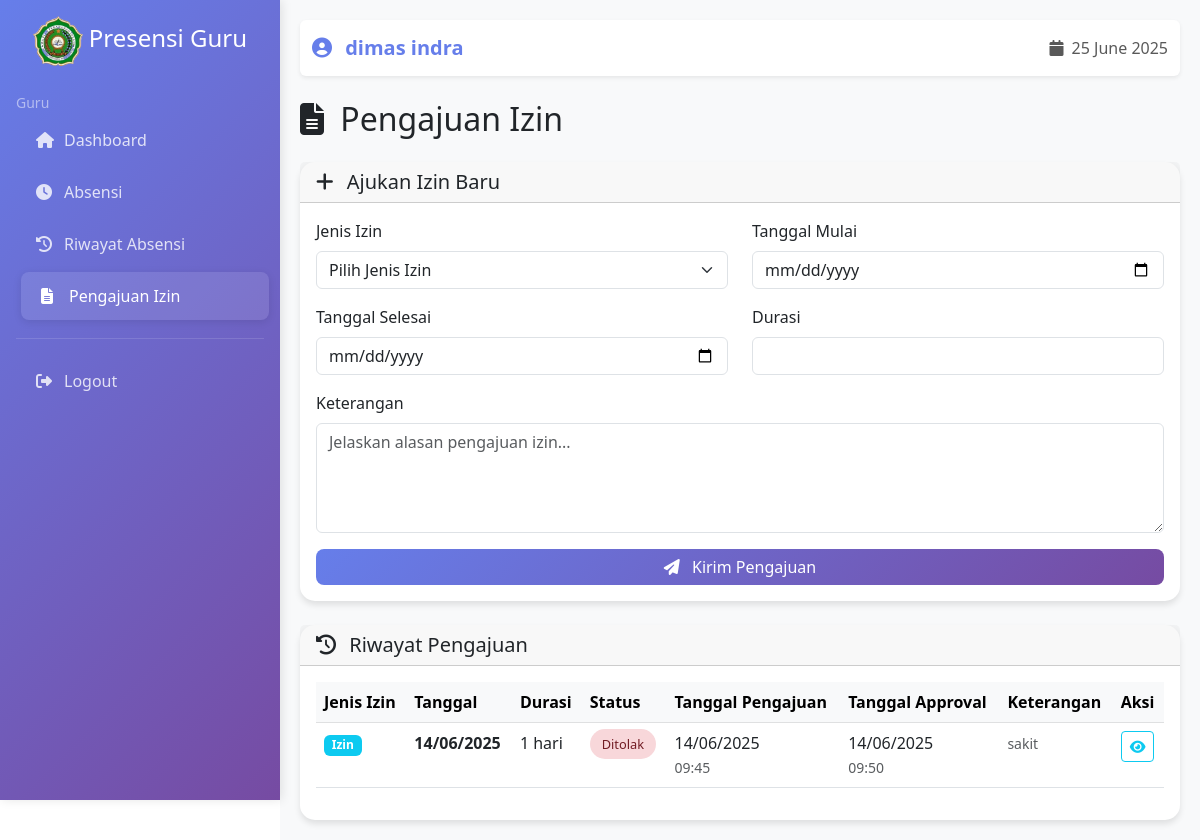
The page /pengajuan/ (signed in) on the database its author committed.
### presensi/models.py (models this page shows, shortened)
class AbstractUser(models.Model):
    ROLE_CHOICES = [
        ('admin', 'Admin'),
        ('guru', 'Guru'),
    ]
    user = models.OneToOneField(User, on_delete=models.CASCADE, related_name='abstract_user')
    first_name = models.CharField(max_length=100)
    last_name = models.CharField(max_length=100)
    role = models.CharField(max_length=20, choices=ROLE_CHOICES, default='guru')
    nip = models.CharField(max_length=20, unique=True, null=True, blank=True)
    phone = models.CharField(max_length=15, null=True, blank=True)
    @property
    def full_name(self):
        return f"{self.first_name} {self.last_name}"

class PengajuanIzin(models.Model):
    JENIS_IZIN_CHOICES = [
        ('izin', 'Izin'),
        ('sakit', 'Sakit'),
        ('cuti', 'Cuti'),
    ]
    STATUS_CHOICES = [
        ('pending', 'Pending'),
        ('disetujui', 'Disetujui'),
        ('ditolak', 'Ditolak'),
    ]
    user = models.ForeignKey(AbstractUser, on_delete=models.CASCADE, related_name='pengajuan_izin')
    jenis_izin = models.CharField(max_length=20, choices=JENIS_IZIN_CHOICES, default='izin')
    tanggal_mulai = models.DateField()
    tanggal_selesai = models.DateField()
    keterangan = models.TextField()
    status = models.CharField(max_length=20, choices=STATUS_CHOICES, default='pending')
    alasan_penolakan = models.TextField(blank=True, null=True)
    tanggal_pengajuan = models.DateTimeField(auto_now_add=True, null=True, blank=True)
    tanggal_approval = models.DateTimeField(null=True, blank=True)
    approved_by = models.ForeignKey(AbstractUser, on_delete=models.SET_NULL, null=True, blank=True, related_name='approved_pengajuan')
    class Meta:
        ordering = ['-tanggal_pengajuan']

### presensi/views.py (the view, shortened to what this page needs)
# urls.py: path('pengajuan/', views.pengajuan, name='pengajuan'),
@login_required
def pengajuan(request):
    if request.user.abstract_user.role != 'guru':
        messages.error(request, 'Akses ditolak')
        return redirect('home')
    user = request.user.abstract_user
    pengajuan_list = PengajuanIzin.objects.filter(
        user=user
    ).order_by('-tanggal_pengajuan')
    for pengajuan in pengajuan_list:
        pengajuan.duration_days = (pengajuan.tanggal_selesai - pengajuan.tanggal_mulai).days + 1
    context = {
        'pengajuan_list': pengajuan_list
    }
    return render(request, 'templates/pengajuan.html', context)

### presensi/context_processors.py (called while the page is built)
def global_context(request):
    return {
        'today': timezone.now().date(),
    }

### web/templates/pengajuan.html (shortened to what this page needs)
{% extends 'base.html' %}
{% block content %}
<div class="row">
    <div class="col-12">
        <h2 class="mb-4">
            <i class="fas fa-file-alt me-2"></i>
            Pengajuan Izin
        </h2>
    </div>
</div>
<div class="row mb-4">
    <div class="col-12">
        <div class="card">
            <div class="card-header">
                <h5 class="mb-0">
                    <i class="fas fa-plus me-2"></i>
                    Ajukan Izin Baru
                </h5>
            </div>
            <div class="card-body">
                <form method="POST">
                    <div class="row">
                        <div class="col-md-6 col-lg-6">
                            <div class="mb-3">
                                <label class="form-label">Jenis Izin</label>
                                <select name="jenis_izin" class="form-select" required>
                                    <option value="">Pilih Jenis Izin</option>
                                </select>
                            </div>
                        </div>
                        <div class="col-md-6 col-lg-6">
                            <div class="mb-3">
                                <label class="form-label">Tanggal Mulai</label>
                                <input type="date" name="tanggal_mulai" class="form-control" required>
                            </div>
                        </div>
                        <div class="col-md-6 col-lg-6">
                            <div class="mb-3">
                                <label class="form-label">Tanggal Selesai</label>
                                <input type="date" name="tanggal_selesai" class="form-control" required>
                            </div>
                        </div>
                        <div class="col-md-6 col-lg-6">
                            <div class="mb-3">
                                <label class="form-label">Durasi</label>
                                <input type="text" class="form-control" id="durasi" readonly>
                            </div>
                        </div>
                        <div class="col-12">
                            <div class="mb-3">
                                <label class="form-label">Keterangan</label>
                                <textarea name="keterangan" class="form-control" rows="4"
                                          placeholder="Jelaskan alasan pengajuan izin..." required></textarea>
                            </div>
                        </div>
                        <div class="col-12">
                            <div class="d-grid">
                                <button type="submit" name="add_pengajuan" class="btn btn-primary">
                                    <i class="fas fa-paper-plane me-2"></i>
                                    Kirim Pengajuan
                                </button>
                            </div>
                        </div>
                    </div>
                </form>
            </div>
        </div>
    </div>
</div>
<div class="row">
    <div class="col-12">
        <div class="card">
            <div class="card-header">
                <h5 class="mb-0">
                    <i class="fas fa-history me-2"></i>
                    Riwayat Pengajuan
                </h5>
            </div>
            <div class="card-body">
                <div class="table-responsive">
                    <table class="table table-hover">
                        <thead class="table-light">
                            <tr>
                                <th>Jenis Izin</th>
                                <th>Tanggal</th>
                                <th>Durasi</th>
                                <th>Status</th>
                                <th>Tanggal Pengajuan</th>
                                <th>Tanggal Approval</th>
                                <th>Keterangan</th>
                                <th>Aksi</th>
                            </tr>
                        </thead>
                        <tbody>
                            {% for pengajuan in pengajuan_list %}
                            <tr>
                                <td>
                                    <span class="badge bg-info">
                                        {{ pengajuan.jenis_izin|title }}
                                    </span>
                                </td>
                                <td>
                                    <div>
                                        <strong>{{ pengajuan.tanggal_mulai|date:"d/m/Y" }}</strong>
                                    </div>
                                </td>
                                <td>
                                    {% if pengajuan.tanggal_mulai == pengajuan.tanggal_selesai %}
                                        1 hari
                                    {% else %}
                                        {{ pengajuan.tanggal_selesai|date:"d"|add:"-"|add:pengajuan.tanggal_mulai|date:"d"|add:"1" }} hari
                                    {% endif %}
                                </td>
                                <td>
                                    <span class="status-badge status-{{ pengajuan.status }}">
                                        {{ pengajuan.status|title }}
                                    </span>
                                </td>
                                <td>
                                    <div>
                                        {{ pengajuan.tanggal_pengajuan|date:"d/m/Y" }}
                                        <br>
                                        <small class="text-muted">{{ pengajuan.tanggal_pengajuan|time:"H:i" }}</small>
                                    </div>
                                </td>
                                <td>
                                    {% if pengajuan.tanggal_approval %}
                                        <div>
                                            {{ pengajuan.tanggal_approval|date:"d/m/Y" }}
                                            <br>
                                            <small class="text-muted">{{ pengajuan.tanggal_approval|time:"H:i" }}</small>
                                        </div>
                                    {% else %}
                                        <span class="text-muted">-</span>
                                    {% endif %}
                                </td>
                                <td>
                                    {% if pengajuan.keterangan %}
                                        <small class="text-muted">{{ pengajuan.keterangan|truncatechars:50 }}</small>
                                    {% else %}
                                        <span class="text-muted">-</span>
                                    {% endif %}
                                </td>
                                <td>
                                    <div class="btn-group" role="group">
                                        <button class="btn btn-sm btn-outline-info"
                                                onclick="viewPengajuanDetail({{ pengajuan.id }})"
                                                title="Lihat Detail">
                                            <i class="fas fa-eye"></i>
                                        </button>
                                    </div>
                                </td>
                            </tr>
                            {% endfor %}
                        </tbody>
                    </table>
                </div>
            </div>
        </div>
    </div>
</div>
{% endblock %}

### web/templates/base.html (shortened to what this page needs)
{% load static %}
<!DOCTYPE html>
<html lang="id">
<head>
    <link href="https://cdn.jsdelivr.net/npm/bootstrap@5.3.0/dist/css/bootstrap.min.css" rel="stylesheet">
    <link rel="stylesheet" href="https://cdnjs.cloudflare.com/ajax/libs/font-awesome/6.4.0/css/all.min.css">
</head>
<body>
    {% if user.is_authenticated %}
    <div class="wrapper">
        <div class="sidebar p-3" id="sidebar">
            <div class="text-center mb-4">
                <h4 class="text-white mb-0">
                     <img src="{% static 'logo_sekolah.png' %}" style="width: 20%; height: 20%;" alt="">
                    Presensi Guru
                </h4>
            </div>
            <small class="text-white-50">{{ user.abstract_user.role|title }}</small>
            <nav class="nav flex-column">
                <a class="nav-link {% if request.resolver_match.url_name == 'home' %}active{% endif %}" href="{% url 'home' %}" onclick="closeSidebar()">
                    <i class="fas fa-home me-2"></i> Dashboard
                </a>
                {% if user.abstract_user.role == 'admin' %}
                <a class="nav-link {% if request.resolver_match.url_name == 'analisa_absensi' %}active{% endif %}" href="{% url 'analisa_absensi' %}" onclick="closeSidebar()">
                    <i class="fas fa-chart-bar me-2"></i> Analisa Absensi
                </a>
                <a class="nav-link {% if request.resolver_match.url_name == 'daftar_guru' %}active{% endif %}" href="{% url 'daftar_guru' %}" onclick="closeSidebar()">
                    <i class="fas fa-users me-2"></i> Kelola Guru
                </a>
                <a class="nav-link {% if request.resolver_match.url_name == 'list_pengajuan' %}active{% endif %}" href="{% url 'list_pengajuan' %}" onclick="closeSidebar()">
                    <i class="fas fa-file-alt me-2"></i> Kelola Pengajuan Guru
                </a>
                {% else %}
                <a class="nav-link {% if request.resolver_match.url_name == 'absensi' %}active{% endif %}" href="{% url 'absensi' %}" onclick="closeSidebar()">
                    <i class="fas fa-clock me-2"></i> Absensi
                </a>
                <a class="nav-link {% if request.resolver_match.url_name == 'history_absensi' %}active{% endif %}" href="{% url 'history_absensi' %}" onclick="closeSidebar()">
                    <i class="fas fa-history me-2"></i> Riwayat Absensi
                </a>
                <a class="nav-link {% if request.resolver_match.url_name == 'pengajuan' %}active{% endif %}" href="{% url 'pengajuan' %}" onclick="closeSidebar()">
                    <i class="fas fa-file-alt me-2"></i> Pengajuan Izin
                </a>
                {% endif %}
                <hr class="text-white-50">
                <a class="nav-link" href="{% url 'logout' %}" onclick="closeSidebar()">
                    <i class="fas fa-sign-out-alt me-2"></i> Logout
                </a>
            </nav>
        </div>
        <div class="main-content">
            <nav class="navbar navbar-expand-lg navbar-light bg-white rounded shadow-sm mb-4">
                <div class="container-fluid">
                    <span class="navbar-brand">
                        <i class="fas fa-user-circle me-2"></i>
                        {{ user.abstract_user.full_name }}
                    </span>
                    <div class="navbar-nav ms-auto">
                        <span class="navbar-text">
                            <i class="fas fa-calendar me-1"></i>
                            {{ today|date:"d F Y" }}
                        </span>
                    </div>
                </div>
            </nav>
            {% block content %}{% endblock %}
        </div>
    </div>
    {% else %}
        {% block auth_content %}{% endblock %}
    {% endif %}
</body>
</html>

### web/templates/base.html (style rules this page uses)
body { margin: 0; padding: 0; overflow-x: hidden; font-family: 'Segoe UI', Tahoma, Geneva, Verdana, sans-serif; }
.wrapper { display: flex; min-height: 100vh; }
.sidebar { width: 280px; height: 100vh; background: linear-gradient(135deg, #667eea 0%, #764ba2 100%); position: fixed; left: 0; top: 0; z-index: 1000; overflow-y: auto; box-shadow: 2px 0 10px rgba(0,0,0,0.1); transition: transform 0.3s ease; }
.sidebar .nav-link { color: rgba(255,255,255,0.8); padding: 12px 20px; margin: 2px 0; border-radius: 8px; transition: all 0.3s ease; text-decoration: none; display: flex; align-items: center; }
.sidebar .nav-link:hover, .sidebar .nav-link.active { color: white; background-color: rgba(255,255,255,0.1); transform: translateX(5px); text-decoration: none; box-shadow: 0 2px 8px rgba(0,0,0,0.1); }
.sidebar .nav-link i { width: 20px; margin-right: 10px; }
.main-content { flex: 1; margin-left: 280px; background-color: #f8f9fa; min-height: 100vh; padding: 20px; transition: margin-left 0.3s ease; }
.card { border: none; border-radius: 15px; box-shadow: 0 4px 6px rgba(0,0,0,0.1); transition: transform 0.2s ease; }
.btn-primary { background: linear-gradient(135deg, #667eea 0%, #764ba2 100%); border: none; border-radius: 8px; transition: all 0.3s ease; }
.navbar-brand { font-weight: bold; color: #667eea !important; }
.status-badge { padding: 6px 12px; border-radius: 20px; font-size: 0.8rem; font-weight: 500; }
.status-ditolak { background-color: #f8d7da; color: #721c24; }
html { scroll-behavior: smooth; }

### rows shown on the page
PengajuanIzin: jenis_izin "Izin", tanggal_mulai "14/06/2025", tanggal_selesai "1 hari", status "Ditolak", tanggal_pengajuan "14/06/2025", tanggal_pengajuan "09:45", tanggal_approval "14/06/2025", tanggal_approval "09:50", keterangan "sakit"

### other values the page prints
{{ user.abstract_user.role|title }} "Guru"
{{ user.abstract_user.full_name }} "dimas indra"
